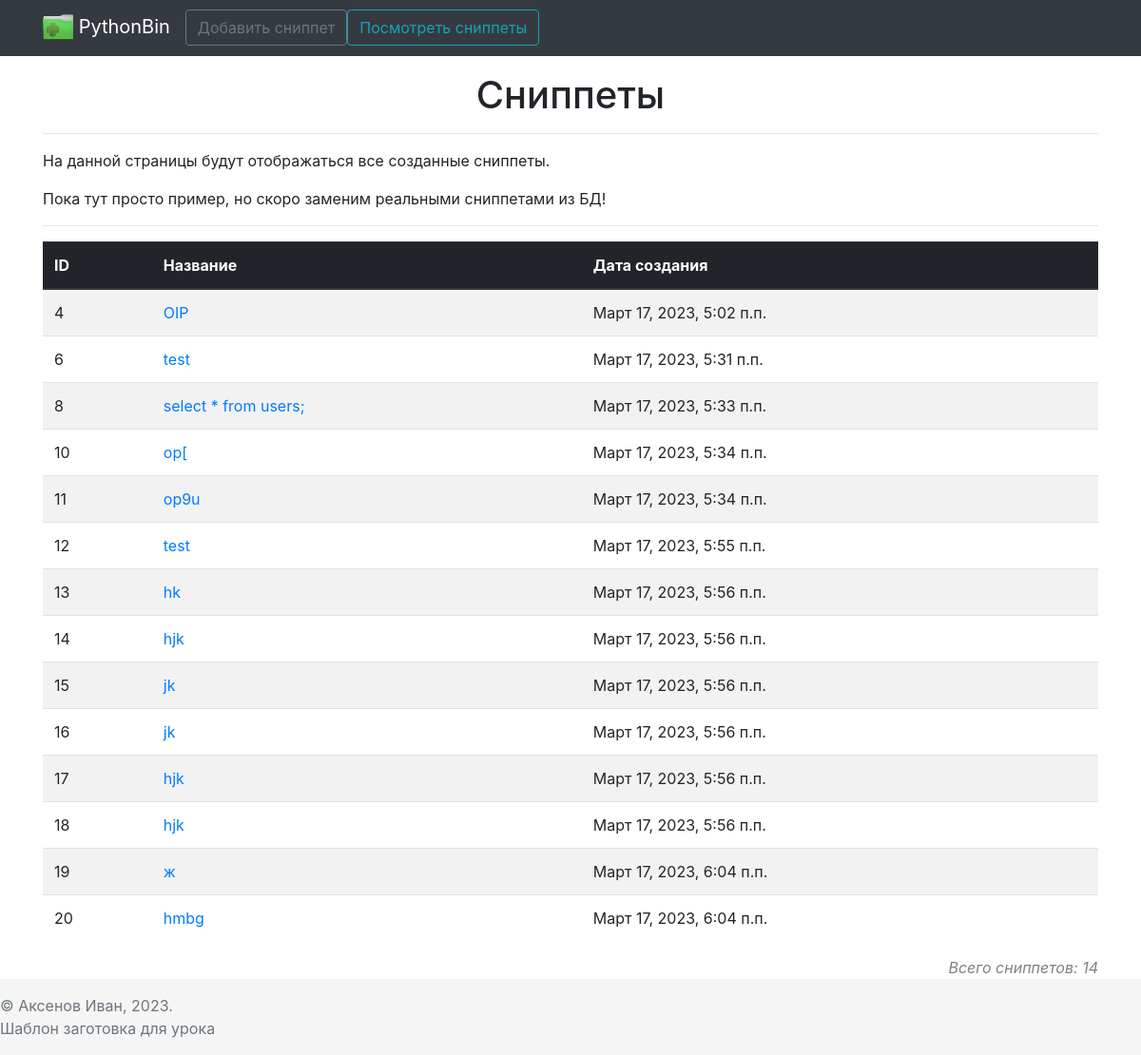
The app's page /profile/1/snippets, older data.
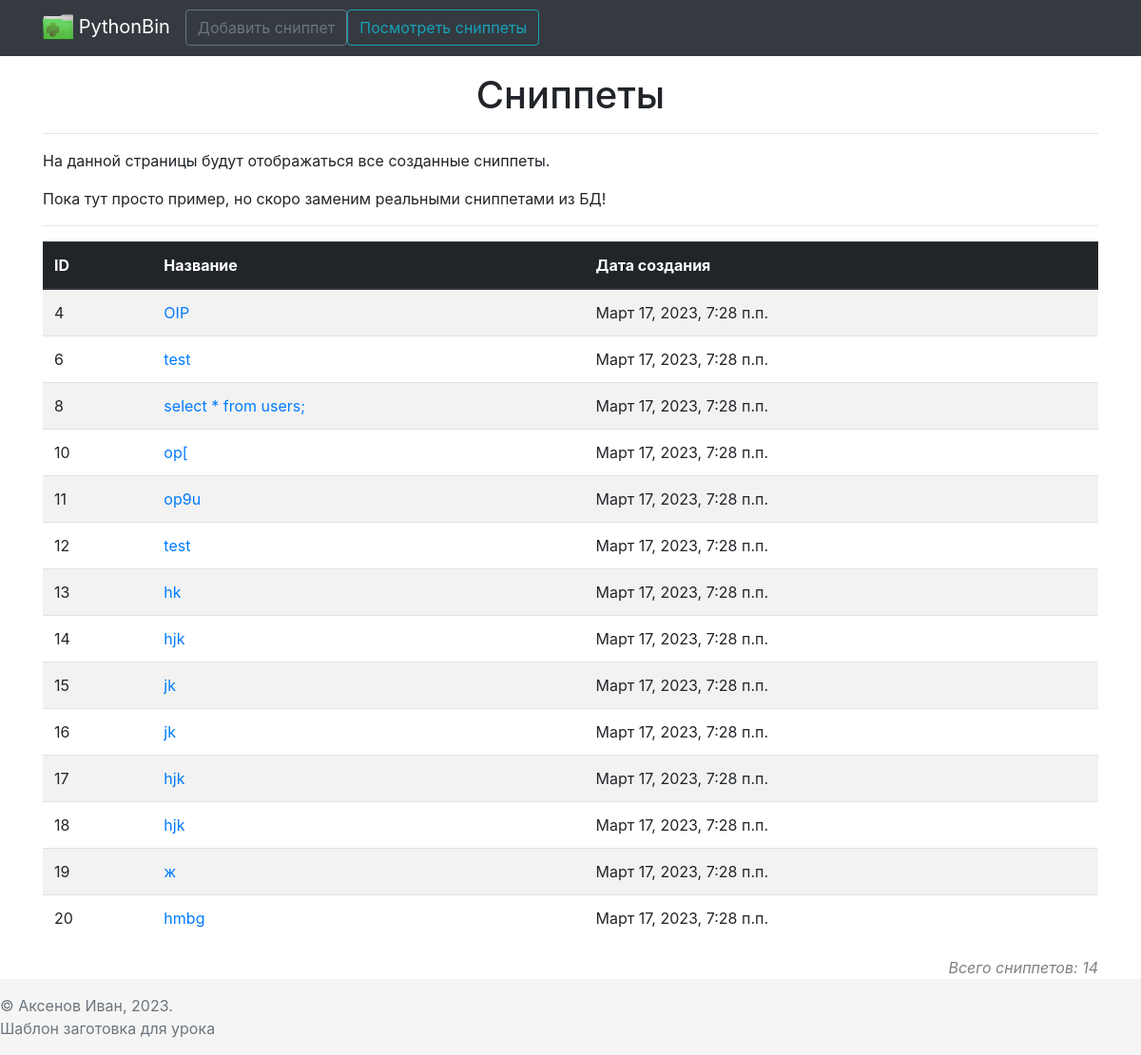
The same page, newer data.
### MainApp/models.py (models this page shows)
class Snippet(models.Model):
    name = models.CharField(max_length=100)
    language = models.CharField(max_length=30,choices=choices)
    code = models.TextField(max_length=500000)
    creation_date = models.DateTimeField(auto_now=True)
    public = models.BooleanField(default=True)
    author = models.IntegerField()

### MainApp/views.py (the view)
# urls.py: path("profile/<int:id>/snippets", views.profile_snippets_page, name="profile_snippets"),
def profile_snippets_page(request,id):
        snips = Snippet.objects.filter(author=id)
        context = {'pagename': 'Cниппеты', 'snips': snips, 'count': len(snips)}
        return render(request, 'profile_snippets.html', context)

### templates/profile_snippets.html
{% extends 'base.html' %}
{% block content %}
<div class="container">
        <div class="row">
            <div class="col text-center">
                <h1>{{ pagename }}</h1>
                <hr>
            </div>
        </div>
        <div class="row">
            <div class="col">
                <p>На данной страницы будут отображаться все созданные сниппеты.</p>
                <p>Пока тут просто пример, но скоро заменим реальными сниппетами из БД!</p>
                <hr>
            </div>
        </div>
        <div class="row">
            <div class="col">
                <table class="table table-striped">
                    <thead class="thead-dark">
                    <tr>
                        <th scope="col">ID</th>
                        <th scope="col">Название</th>
                        <th scope="col">Дата создания</th>
                    </tr>
                    </thead>
                    <tbody>
                    {% for snip in snips %}
                        <tr>
                            <td scope="row">{{ snip.pk }}</td>
                            <td><a href="/snippets/{{snip.pk}}">{{ snip.name }}</a></td>
                            <td>{{ snip.creation_date }}</td>
                        </tr>
                    {% endfor %}
                    </tbody>
                </table>
                <div align="right">
                    <i style="color: gray;">Всего сниппетов: {{ count }}</i>
                </div>
            </div>
        </div>
    </div>
{% endblock %}

### templates/base.html (shortened to what this page needs)
<!doctype html>
{% load static %}
<html lang="ru" class="h-100">
<head>
    {% block style %}
        <link rel="stylesheet" href="{% static 'css/bootstrap.min.css' %}">
        <link rel="stylesheet" href="https://cdnjs.cloudflare.com/ajax/libs/font-awesome/6.2.0/css/all.min.css">
    {% endblock %}
</head>
<body class="d-flex flex-column h-100">
{% include 'inc-header.html' %}
<main role="main" class="mt-3 flex-shrink-0">
    {% block content %}
    {% endblock %}
</main>
<footer class="footer mt-auto py-3">
    {% include 'inc-footer.html' %}
</footer>
</body>
</html>

### templates/inc-header.html (shortened to what this page needs)
{% load static %}
<nav class="navbar navbar-expand-md navbar-dark fixed-top bg-dark">
    <div class="container">
        <a class="navbar-brand" href="{% url 'home' %}">
            <img src="{% static 'images/logo.png' %}" width="32" height="32" alt="">
            PythonBin
        </a>
        <div class="collapse navbar-collapse" id="navbarCollapse">
            <ul class="navbar-nav mr-auto">
                <li class="form-inline">
                    <a class="btn btn-outline-secondary" href="{% url 'add_snippets' %}">
                        Добавить сниппет
                    </a>
                </li>
                <li class="form-inline">
                    <a class="btn btn-outline-info" href="{% url 'list_snippets' %}">
                        Посмотреть сниппеты
                    </a>
                </li>
            </ul>
        </div>
    </div>
</nav>

### templates/inc-footer.html
    <span class="text-muted">&copy; Аксенов Иван, {% now "Y" %}. <br>
        Шаблон заготовка для урока</span>

### templates/base.html (style rules this page uses)
main > .container { padding: 60px 15px 0; }
.footer { background-color: #f5f5f5; }

Row changes from the older to the newer data that the page shows:
changed Snippet "OIP": creation_date "Март 17, 2023, 5:02 п.п." → "Март 17, 2023, 7:28 п.п."
changed Snippet id 6: creation_date "Март 17, 2023, 5:31 п.п." → "Март 17, 2023, 7:28 п.п."
changed Snippet "select * from users;": creation_date "Март 17, 2023, 5:33 п.п." → "Март 17, 2023, 7:28 п.п."
changed Snippet "op[": creation_date "Март 17, 2023, 5:34 п.п." → "Март 17, 2023, 7:28 п.п."
changed Snippet "op9u": creation_date "Март 17, 2023, 5:34 п.п." → "Март 17, 2023, 7:28 п.п."
changed Snippet id 12: creation_date "Март 17, 2023, 5:55 п.п." → "Март 17, 2023, 7:28 п.п."
changed Snippet "hk": creation_date "Март 17, 2023, 5:56 п.п." → "Март 17, 2023, 7:28 п.п."
changed Snippet id 14: creation_date "Март 17, 2023, 5:56 п.п." → "Март 17, 2023, 7:28 п.п."
changed Snippet id 15: creation_date "Март 17, 2023, 5:56 п.п." → "Март 17, 2023, 7:28 п.п."
changed Snippet id 16: creation_date "Март 17, 2023, 5:56 п.п." → "Март 17, 2023, 7:28 п.п."
changed Snippet id 17: creation_date "Март 17, 2023, 5:56 п.п." → "Март 17, 2023, 7:28 п.п."
changed Snippet id 18: creation_date "Март 17, 2023, 5:56 п.п." → "Март 17, 2023, 7:28 п.п."
changed Snippet id 19: creation_date "Март 17, 2023, 6:04 п.п." → "Март 17, 2023, 7:28 п.п."
changed Snippet "hmbg": creation_date "Март 17, 2023, 6:04 п.п." → "Март 17, 2023, 7:28 п.п."
